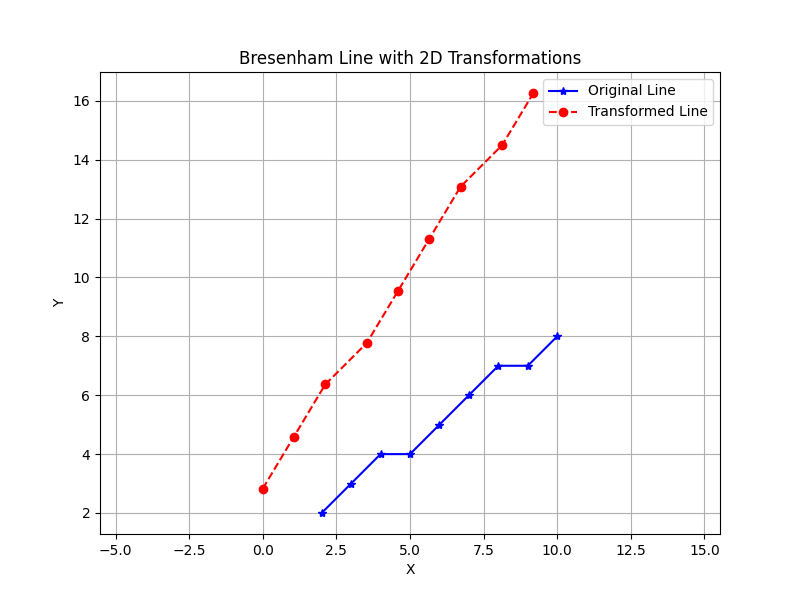

Write the Python code that produced this figure.
import numpy as np
import matplotlib.pyplot as plt


def bresenham_line(x0, y0, x1, y1):
    xes, yes = [], []
    dx = abs(x1 - x0)
    dy = abs(y1 - y0)
    sx = 1 if x1 >= x0 else -1
    sy = 1 if y1 >= y0 else -1
    x, y = x0, y0

    if dx >= dy:
        p = 2 * dy - dx
        for _ in range(dx + 1):
            xes.append(x)
            yes.append(y)
            x += sx
            if p >= 0:
                y += sy
                p += 2 * dy - 2 * dx
            else:
                p += 2 * dy
    else:
        p = 2 * dx - dy
        for _ in range(dy + 1):
            xes.append(x)
            yes.append(y)
            y += sy
            if p >= 0:
                x += sx
                p += 2 * dx - 2 * dy
            else:
                p += 2 * dx

    return np.array(xes), np.array(yes)


def apply_2d_transformation(x_coords, y_coords, transformation_matrix):
    points = np.vstack([x_coords, y_coords, np.ones_like(x_coords)])
    transformed_points = transformation_matrix @ points
    return transformed_points[0], transformed_points[1]


def plot_line_with_transformations(x0, y0, x1, y1):
    x_orig, y_orig = bresenham_line(x0, y0, x1, y1)

    # Fixed point (start of line)
    xf, yf = x0, y0

    scaling_matrix = np.array([
        [2, 0, 0],
        [0, 0.5, 0],
        [0, 0, 1]
    ])

    T_to_origin = np.array([
        [1, 0, -xf],
        [0, 1, -yf],
        [0, 0, 1]
    ])

    T_back = np.array([
        [1, 0, xf],
        [0, 1, yf],
        [0, 0, 1]
    ])

    composite_matrix = T_back @ scaling_matrix @ T_to_origin

    theta = np.pi / 4  # 45 degrees
    rotation_matrix = np.array([
        [np.cos(theta), -np.sin(theta), 0],
        [np.sin(theta),  np.cos(theta), 0],
        [0, 0, 1]
    ])

    composite_matrix = rotation_matrix @ composite_matrix

    x_transformed, y_transformed = apply_2d_transformation(
        x_orig, y_orig, composite_matrix
    )

    plt.figure(figsize=(8, 6))
    plt.plot(x_orig, y_orig, marker='*', color='blue',
             linestyle='-', label='Original Line')
    plt.plot(x_transformed, y_transformed, marker='o',
             color='red', linestyle='--', label='Transformed Line')

    plt.title("Bresenham Line with 2D Transformations")
    plt.xlabel("X")
    plt.ylabel("Y")
    plt.legend()
    plt.grid(True)
    plt.axis('equal')
    plt.show()


# Example call
plot_line_with_transformations(2, 2, 10, 8)
